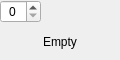
<?xml version="1.0" encoding="UTF-8"?>
<ui version="4.0" idbasedtr="true">
 <class>ShipEquip</class>
 <widget class="QWidget" name="ShipEquip">
  <property name="geometry">
   <rect>
    <x>0</x>
    <y>0</y>
    <width>120</width>
    <height>60</height>
   </rect>
  </property>
  <property name="windowTitle">
   <string>Form</string>
  </property>
  <layout class="QVBoxLayout" name="verticalLayout">
   <property name="spacing">
    <number>0</number>
   </property>
   <property name="leftMargin">
    <number>0</number>
   </property>
   <property name="topMargin">
    <number>0</number>
   </property>
   <property name="rightMargin">
    <number>0</number>
   </property>
   <property name="bottomMargin">
    <number>0</number>
   </property>
   <item>
    <layout class="QHBoxLayout" name="horizontalLayout">
     <property name="spacing">
      <number>0</number>
     </property>
     <item>
      <widget class="QSpinBox" name="planeCountBox">
       <property name="alignment">
        <set>Qt::AlignCenter</set>
       </property>
      </widget>
     </item>
     <item>
      <widget class="QLabel" name="typeIcon">
       <property name="sizePolicy">
        <sizepolicy hsizetype="Minimum" vsizetype="Minimum">
         <horstretch>0</horstretch>
         <verstretch>0</verstretch>
        </sizepolicy>
       </property>
       <property name="minimumSize">
        <size>
         <width>24</width>
         <height>24</height>
        </size>
       </property>
       <property name="maximumSize">
        <size>
         <width>16777215</width>
         <height>16777215</height>
        </size>
       </property>
       <property name="text">
        <string/>
       </property>
       <property name="alignment">
        <set>Qt::AlignCenter</set>
       </property>
      </widget>
     </item>
     <item>
      <widget class="QLabel" name="starText">
       <property name="text">
        <string/>
       </property>
       <property name="alignment">
        <set>Qt::AlignCenter</set>
       </property>
      </widget>
     </item>
    </layout>
   </item>
   <item alignment="Qt::AlignHCenter|Qt::AlignVCenter">
    <widget class="ElidedLabel" name="equipText">
     <property name="sizePolicy">
      <sizepolicy hsizetype="Preferred" vsizetype="Preferred">
       <horstretch>0</horstretch>
       <verstretch>10</verstretch>
      </sizepolicy>
     </property>
     <property name="text">
      <string id="empty-equip-slot">Empty</string>
     </property>
     <property name="alignment">
      <set>Qt::AlignCenter</set>
     </property>
     <property name="wordWrap">
      <bool>true</bool>
     </property>
    </widget>
   </item>
  </layout>
 </widget>
 <customwidgets>
  <customwidget>
   <class>ElidedLabel</class>
   <extends>QLabel</extends>
   <header location="global">ClientGUI/ui/fleet/elidedlabel.h</header>
  </customwidget>
 </customwidgets>
 <resources/>
 <connections/>
</ui>
